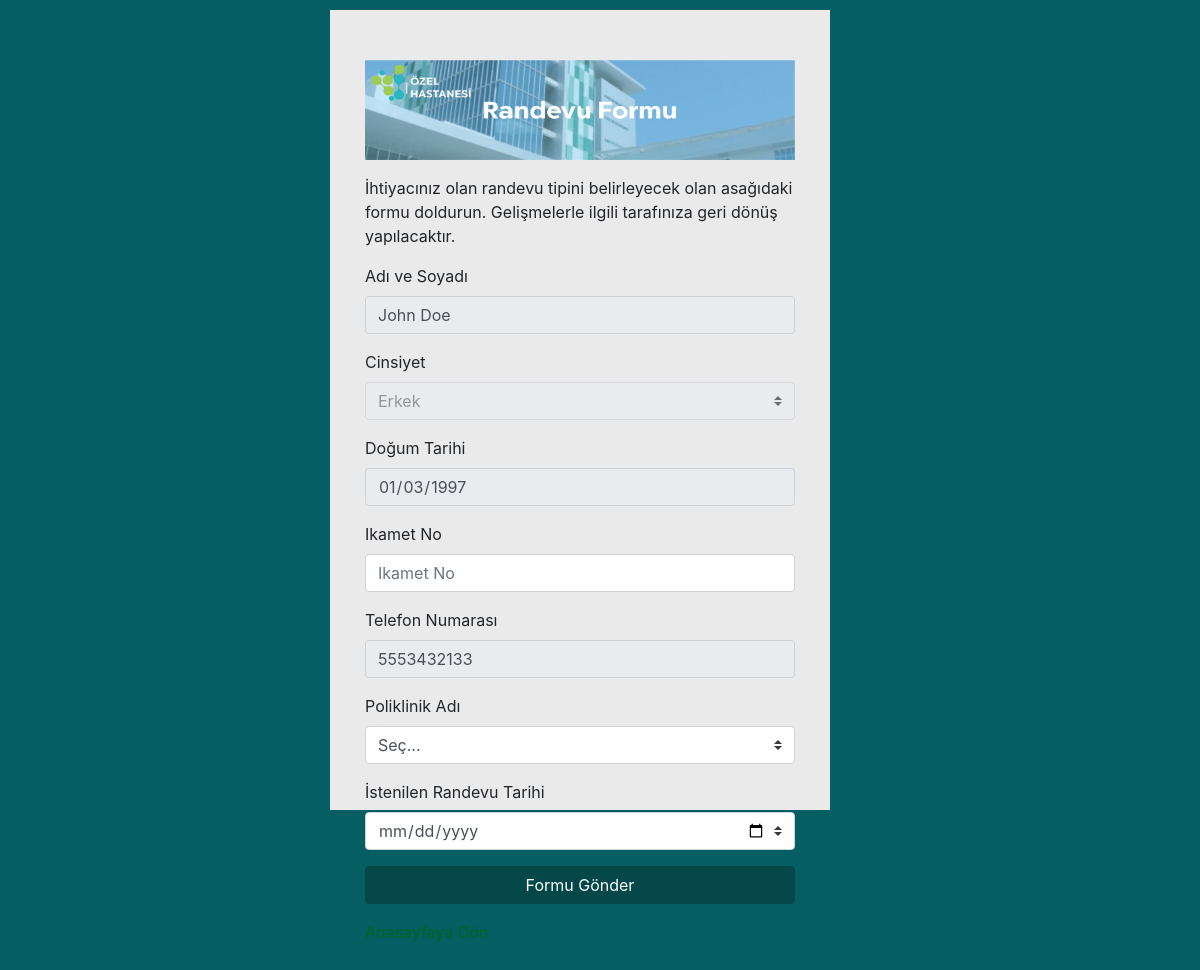
The app's page /randevuform.php (signed in) with its own data.
### tables this page shows
CREATE TABLE IF NOT EXISTS `userinfo` (
  `adsoyad` text NOT NULL,
  `eposta` varchar(100) NOT NULL,
  `sifre` varchar(130) NOT NULL,
  `cinsiyet` text NOT NULL,
  `tel` bigint(255) NOT NULL,
  `dogumtarih` date DEFAULT NULL,
  PRIMARY KEY (`eposta`)
);

### randevuform.php (the view, shortened to what this page needs)
<!DOCTYPE html>
<html lang="en">
<head>
    <link rel="stylesheet" href="https://maxcdn.bootstrapcdn.com/bootstrap/4.5.2/css/bootstrap.min.css">
    <link rel="stylesheet" href="randevuform.css">
</head>
    <?php
    include "config.php";
    $sql2 = "SELECT adsoyad,cinsiyet,tel,dogumtarih FROM userinfo WHERE eposta = '".$_SESSION['email']."'";
    $result = $con->query($sql2);
    $row=$result->fetch_row();
?>
<body>
    <div id="randevu">
        <div class="container">
            <div id="randevu-row" class="row justify-content-center align-items-center">
                <div id="randevu-column" class="col-md-6">
                    <div id="randevu-box" class="col-md-12">
                        <form id="randevu-form" class="needs-validation" method="post" form action="<?php echo htmlspecialchars($_SERVER["PHP_SELF"]);?>">
                            <img src="img/randevuheader.jpg" class="calonfoto">
                            <p>İhtiyacınız olan randevu tipini belirleyecek olan asağıdaki formu doldurun. Gelişmelerle ilgili tarafınıza geri dönüş yapılacaktır.</p>
                            <div class="form-group">
                                <label for="adsoyad">Adı ve Soyadı</label>
                                <input type=”text” class="form-control" name=”adsoyad” id="adsoyad" placeholder="Adı Soyadı" value="<?=$row[0];?>" disabled>
                            </div>
                            <div class="form-group">
                                <label for="inlineFormCustomSelect">Cinsiyet</label>
                                <select class="custom-select mr-sm-2" id="inlineFormCustomSelect" name="cinsiyet" required disabled>
                                    <option><?=$row[1];?></option>
                                </select>
                            </div>
                            <div class="form-group">
                                <label for="inlineFormCustomSelect">Doğum Tarihi</label>
                                        <input type="date" class="form-control" name="dogumtarih" value="<?=$row[3]; ?>" required disabled>
                            </div>
                            <div class="form-group">
                                <label for="email">Ikamet No</label>
                                <input placeholder="Ikamet No" name= "tckn" id="tckn" class="form-control" required>
                            </div>
                            <div class="form-group">
                                <label for="telefon">Telefon Numarası</label>
                                <input type="text" name="tel" id="tel" placeholder="Telefon Numarası"
                                    class="form-control" value="<?=$row[2]; ?>" required disabled>
                            </div>
                            <div class="form-group">
                                <label for="inlineFormCustomSelect">Poliklinik Adı</label>
                                <select class="custom-select mr-sm-2" id="inlineFormCustomSelect" name="poliklinik" required>
                                    <option selected>Seç...</option>
                                </select>
                            </div>
                            <div class="form-group">
                                <label for="inlineFormCustomSelect">İstenilen Randevu Tarihi</label>
                                        <input type="date" class="custom-select mr-sm-2" id="inlineFormCustomSelect" name="randevutarih" required>
                            </div>
                            <div class="form-group">
                                <button type="submit" name="submit" class="btn btn-block">Formu Gönder</button>
                            </div>
                            <div class="form-group">
                                <a href="anasayfa.php" class="form-text">Anasayfaya Dön</a>
                            </div>
                        </form>
                    </div>
                </div>
            </div>
        </div>
    </div>
</body>
</html>

### randevuform.css (style rules this page uses)
body { margin: 0; padding: 0; background-color:#055e61; height: 100vh; }
img { width: 20%; height: 20%; margin-top: 30px; margin-bottom: 30px; }
#randevu .container #randevu-row #randevu-column #randevu-box { margin-top: 10px; width: 500px; height: 800px; background-color: #EAEAEA; }
#randevu .container #randevu-row #randevu-column #randevu-box #randevu-form { padding: 20px; }
.form-text { color: #006622; }
.calonfoto { height: 100px; width: 430px; margin-bottom : 1em; }
.btn { margin-top: 0.5em; background-color: #034749; color: white; }

### records on screen
userinfo: adsoyad "John Doe", cinsiyet "Erkek", dogumtarih "01/03/1997", tel "5553432133"
